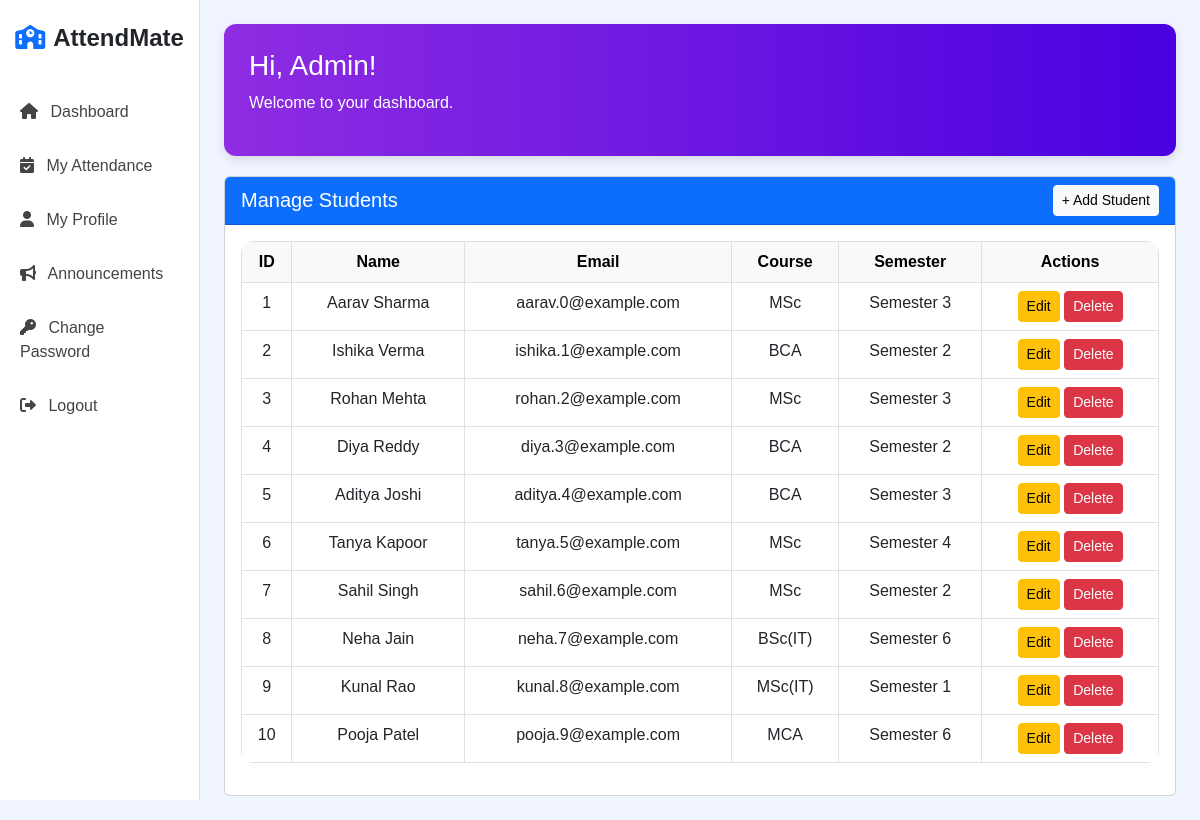
/admin/Manage_Students.php (signed in), run on the app's committed database.
### tables this page shows
CREATE TABLE `users` (
    `id` INT AUTO_INCREMENT PRIMARY KEY,
    `name` VARCHAR(100) NOT NULL,
    `email` VARCHAR(100) UNIQUE NOT NULL,
    `password` VARCHAR(100) NOT NULL,
    `role` VARCHAR(20) NOT NULL DEFAULT 'user',
    `course` VARCHAR(50),
    `semester` VARCHAR(50)
  );

### admin/Manage_Students.php (the view, shortened to what this page needs)
<?php
require_once '../db.php';
include '../header.php';
$query = "SELECT id, name, email, course, semester FROM users WHERE role = 'user' ORDER BY id ASC";
$result = $conn->query($query);
?>
<div class="dashboard-header">
    <h3>Hi, Admin!</h3>
    <p>Welcome to your dashboard.</p>
</div>
<div class="card">
    <div class="card-header bg-primary text-white d-flex justify-content-between align-items-center">
        <h5 class="mb-0">Manage Students</h5>
        <a href="add_student.php" class="btn btn-light btn-sm">+ Add Student</a>
    </div>
    <div class="card-body">
        <?php if ($result && $result->num_rows > 0): ?>
            <table class="table table-bordered table-hover">
                <thead class="table-light">
                    <tr>
                        <th>ID</th>
                        <th>Name</th>
                        <th>Email</th>
                        <th>Course</th>
                        <th>Semester</th>
                        <th>Actions</th>
                    </tr>
                </thead>
                <tbody>
                    <?php while ($row = $result->fetch_assoc()): ?>
                        <tr>
                            <td><?= $row['id']; ?></td>
                            <td><?= htmlspecialchars($row['name']); ?></td>
                            <td><?= htmlspecialchars($row['email']); ?></td>
                            <td><?= htmlspecialchars($row['course']); ?></td>
                            <td><?= htmlspecialchars($row['semester']); ?></td>
                            <td>
                                <a href="edit_student.php?id=<?= $row['id']; ?>" class="btn btn-sm btn-warning">Edit</a>
                                <a href="delete_student.php?id=<?= $row['id']; ?>" class="btn btn-sm btn-danger" onclick="return confirm('Are you sure to delete this student?');">Delete</a>
                            </td>
                        </tr>
                    <?php endwhile; ?>
                </tbody>
            </table>
        <?php else: ?>
            <p class="text-muted">No students found.</p>
        <?php endif; ?>
    </div>
</div>
<?php include '../footer.php'; ?>

### CSS/dashboard.css (style rules this page uses)
body { background: #f0f4ff; font-family: "Poppins", sans-serif; margin: 0; padding: 0; }
.dashboard-header { background: linear-gradient(to right, #8e2de2, #4a00e0); color: white; border-radius: 12px; padding: 25px; margin-bottom: 20px; box-shadow: 0 4px 10px rgba(0, 0, 0, 0.1); transition: transform 0.3s ease, box-shadow 0.3s ease; }
table { border-radius: 12px; overflow: hidden; background: white; width: 100%; table-layout: auto; transition: transform 0.3s ease; }
th, td { text-align: center; padding: 10px; }
th { background: #6c63ff; color: white; }
.btn, .list-group-item { transition: transform 0.3s ease, box-shadow 0.3s ease; }

### data on the page
users: id "1", name "Aarav Sharma", email "aarav.0@example.com", course "MSc", semester "Semester 3"
users: id "2", name "Ishika Verma", email "ishika.1@example.com", course "BCA", semester "Semester 2"
users: id "3", name "Rohan Mehta", email "rohan.2@example.com", course "MSc", semester "Semester 3"
users: id "4", name "Diya Reddy", email "diya.3@example.com", course "BCA", semester "Semester 2"
users: id "5", name "Aditya Joshi", email "aditya.4@example.com", course "BCA", semester "Semester 3"
users: id "6", name "Tanya Kapoor", email "tanya.5@example.com", course "MSc", semester "Semester 4"
users: id "7", name "Sahil Singh", email "sahil.6@example.com", course "MSc", semester "Semester 2"
users: id "8", name "Neha Jain", email "neha.7@example.com", course "BSc(IT)", semester "Semester 6"
users: id "9", name "Kunal Rao", email "kunal.8@example.com", course "MSc(IT)", semester "Semester 1"
users: id "10", name "Pooja Patel", email "pooja.9@example.com", course "MCA", semester "Semester 6"
